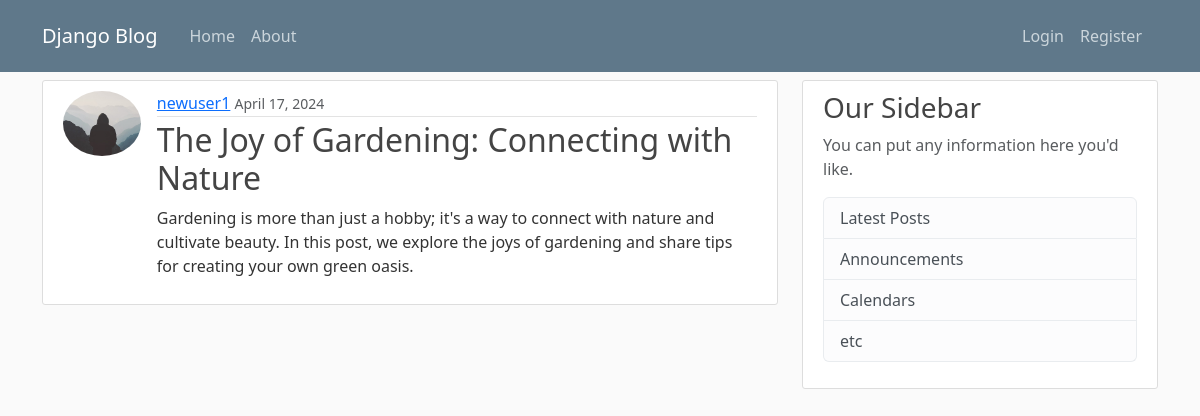
The app's page /post/59/ with its own data.
### blog/models.py (models this page shows, shortened)
class Post(models.Model):
  title = models.CharField(max_length=100)
  content = models.TextField()
  date_posted = models.DateTimeField(default=timezone.now)
  author = models.ForeignKey(User, on_delete=models.CASCADE)

### users/models.py (models this page shows, shortened)
class Profile(models.Model):
  user = models.OneToOneField(User, on_delete=models.CASCADE)
  image = models.ImageField(default='default.jpg', upload_to='profile_pics')

### blog/views.py (the view)
# urls.py: path('post/<int:pk>/', PostDetailView.as_view(), name='post-detail'),
class PostDetailView(DetailView):
  model = Post

### blog/templates/blog/post_detail.html (shortened to what this page needs)
{% extends "blog/base.html" %} {% block content %}
<article class="d-flex content-section">
  <img
    src="{{ object.author.profile.image.url }}"
    class="rounded-circle article-img"
  />
  <div class="col-12 flex-fill">
    <div class="article-metadata">
      <a class="mr-2" href="{% url 'user-posts' object.author.username %}">{{ object.author }}</a>
      <small class="text-muted">{{ object.date_posted|date:"F d, Y" }}</small>
    </div>
    <h2 class="article-title">{{ object.title }}</h2>
    <p class="article-content">{{ object.content }}</p>
  </div>
</article>
{% endblock content %}

### blog/static/blog/main.css (style rules this page uses)
body { background: #fafafa; color: #333333; margin-top: 5rem; }
h1, h2, h3, h4, h5, h6 { color: #444444; }
.content-section { background: #ffffff; padding: 10px 20px; border: 1px solid #dddddd; border-radius: 3px; margin-bottom: 20px; }
.article-title { color: #444444; }
.article-content { white-space: pre-line; }
.article-img { height: 65px; width: 90px; margin-right: 16px; }
.article-metadata { padding-bottom: 1px; margin-bottom: 4px; border-bottom: 1px solid #e3e3e3 }

### records on screen
Post: author.profile.image (placeholder picture), author "newuser1", date_posted "April 17, 2024", title "The Joy of Gardening: Connecting with Nature", content "Gardening is more than just a hobby; it's a way to connect with nature and cultivate beauty. In this post, we explore the joys of gardening and share tips for creating your own green oasis."
